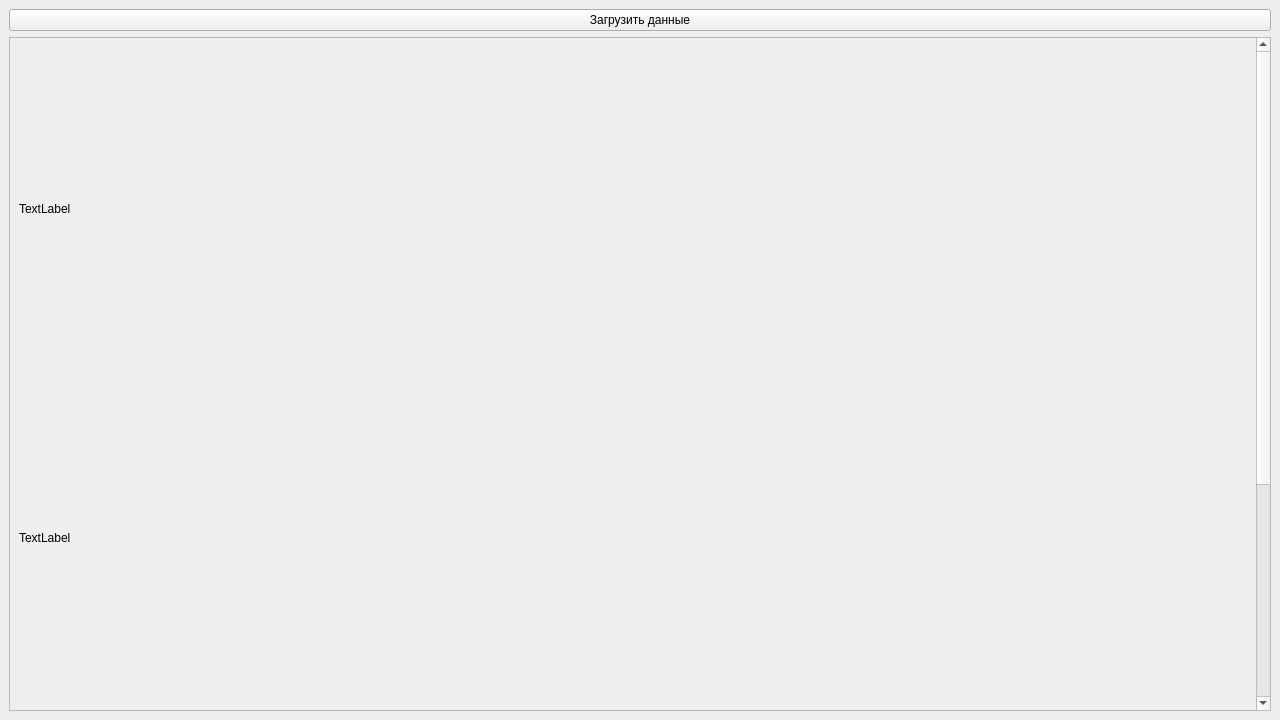
<?xml version="1.0" encoding="UTF-8"?>
<ui version="4.0">
 <class>MainWindow</class>
 <widget class="QMainWindow" name="MainWindow">
  <property name="geometry">
   <rect>
    <x>0</x>
    <y>0</y>
    <width>1280</width>
    <height>720</height>
   </rect>
  </property>
  <property name="minimumSize">
   <size>
    <width>800</width>
    <height>600</height>
   </size>
  </property>
  <property name="windowTitle">
   <string>MainWindow</string>
  </property>
  <widget class="QWidget" name="CentralWidg">
   <layout class="QVBoxLayout" name="verticalLayout_2">
    <item>
     <widget class="QPushButton" name="DownloadButton">
      <property name="text">
       <string>Загрузить данные</string>
      </property>
     </widget>
    </item>
    <item>
     <widget class="QScrollArea" name="scrollArea">
      <property name="sizePolicy">
       <sizepolicy hsizetype="Preferred" vsizetype="Minimum">
        <horstretch>0</horstretch>
        <verstretch>0</verstretch>
       </sizepolicy>
      </property>
      <property name="minimumSize">
       <size>
        <width>0</width>
        <height>500</height>
       </size>
      </property>
      <property name="verticalScrollBarPolicy">
       <enum>Qt::ScrollBarAlwaysOn</enum>
      </property>
      <property name="horizontalScrollBarPolicy">
       <enum>Qt::ScrollBarAlwaysOff</enum>
      </property>
      <property name="widgetResizable">
       <bool>true</bool>
      </property>
      <widget class="QWidget" name="ScrollAreaContent">
       <property name="geometry">
        <rect>
         <x>0</x>
         <y>0</y>
         <width>1243</width>
         <height>1000</height>
        </rect>
       </property>
       <property name="sizePolicy">
        <sizepolicy hsizetype="Preferred" vsizetype="Fixed">
         <horstretch>0</horstretch>
         <verstretch>0</verstretch>
        </sizepolicy>
       </property>
       <property name="minimumSize">
        <size>
         <width>0</width>
         <height>1000</height>
        </size>
       </property>
       <layout class="QVBoxLayout" name="verticalLayout">
        <item>
         <widget class="QLabel" name="test">
          <property name="text">
           <string>TextLabel</string>
          </property>
         </widget>
        </item>
        <item>
         <widget class="QLabel" name="test1">
          <property name="text">
           <string>TextLabel</string>
          </property>
         </widget>
        </item>
        <item>
         <widget class="QLabel" name="test2">
          <property name="text">
           <string>TextLabel</string>
          </property>
         </widget>
        </item>
       </layout>
      </widget>
     </widget>
    </item>
   </layout>
  </widget>
 </widget>
 <resources/>
 <connections/>
</ui>
